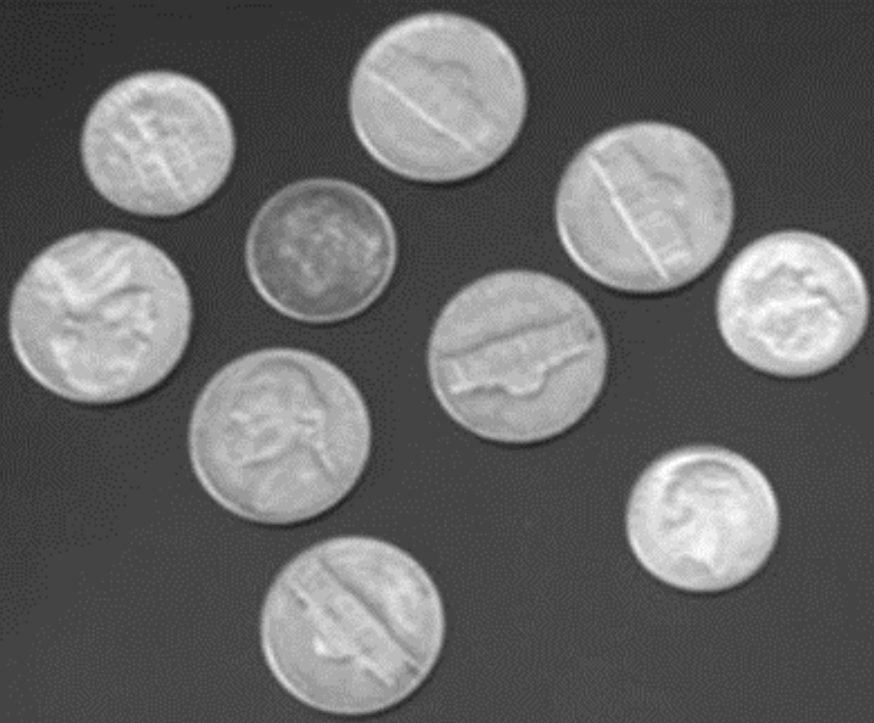
#> input picture dxy_vision/learn_opencv/11.数硬币/11.png, 874 x 723 px
$ python count_coins.py
#> lines starting #> are read from the running program, lines starting #| are printed output that depends on the picture; after the words box and inside, x2 and y2 are one past the last pixel; in counts of white or black regions, pixels touching at a corner belong together
import cv2
import numpy as np
img=cv2.imread('11.png',0)  #以灰度模式读取
#> img is the input picture: shape (723, 874); min 31, max 255, mean 103.5

ret, binary_image = cv2.threshold(img, 85, 255, cv2.THRESH_BINARY)
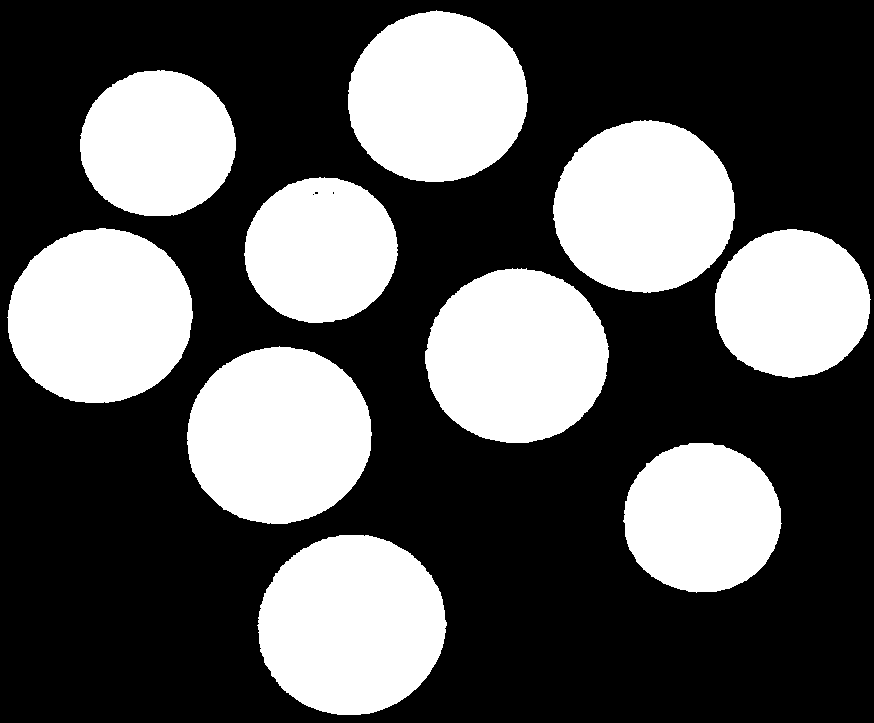
#> binary_image: shape (723, 874); 35.4% white; 10 white regions, largest, box (x1, y1, x2, y2) and area: (257, 535, 447, 715) 26610, (187, 346, 372, 524) 25725, (7, 228, 193, 403) 25382
cv2.imshow('pre_treat',binary_image)
#连通域  该函数返回四个值 num_labels表示连通域的总数（包括背景），
# labels是一个与输入图像大小相同的矩阵，
# 其中每个像素的值表示该像素所属的连通域标签，
# stats是一个包含每个连通域统计信息的矩阵，
# centroids是一个包含每个连通域重心坐标的矩阵
num_labels, labels, stats, centroids = cv2.connectedComponentsWithStats(binary_image, connectivity=8)
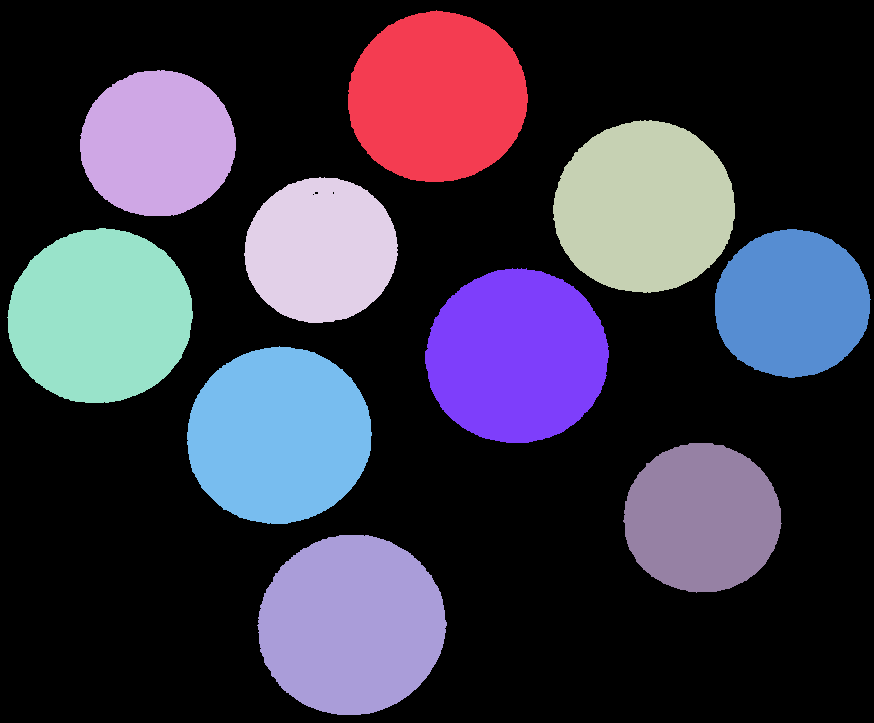
#> labels: shape (723, 874) int32; 11 distinct labels, from 0 to 10; one colour per label, 0 black
#> num_labels = 11; stats = [[0, 0, 874, 723, 408487], [348, 10, 180, 172, 24133], [80, 70, 156, 146, 17893], [553, 120, 182, 173, 24523], [244, 177, 154, 146, 17487], [7, 228, 186, 175, 25382], [715, 229, 156, 149, 18109], [425, 268, 184, 175, 25040], [187, 346, 185, 178, 25725], [623, 443, 159, 150, 18513], [257, 535, 190, 180, 26610]]; centroids = [[445, 376.9], [437, 96.85], [157.2, 143.2], [643.8, 206.9], [320.5, 249.9], [99.66, 315.9], [791.6, 303.4], [516.5, 355.9], [278.5, 435.1], [701.6, 517.7], [351.2, 624.7]]
#遍历每个连通域（从标签 1 开始，因为标签 0 表示背景），
# 获取其重心坐标，并使用cv2.circle函数在彩色图像上绘制红色圆点表示重心。
bk_img=cv2.cvtColor(binary_image,cv2.COLOR_GRAY2BGR)


#输出硬币个数 等于连通域数量减背景一个
coin_num=num_labels-1
#> coin_num = 10
print(f"硬币个数为: {coin_num}")
#| 硬币个数为: 10
colors = np.random.randint(0, 256, size=(num_labels, 3), dtype=np.uint8)
#> colors = [[172, 10, 127], [140, 47, 170], [196, 151, 117], [166, 22, 183], [192, 204, 33], [216, 67, 179], [78, 154, 251], [82, 162, 219], [195, 118, 125], [139, 103, 125], [229, 216, 9]]
colors[0] = [0, 0, 0]  # 背景颜色为黑色
bk_img= np.zeros((labels.shape[0], labels.shape[1], 3), dtype=np.uint8)
for label in range(num_labels):
    bk_img[labels == label] = colors[label]
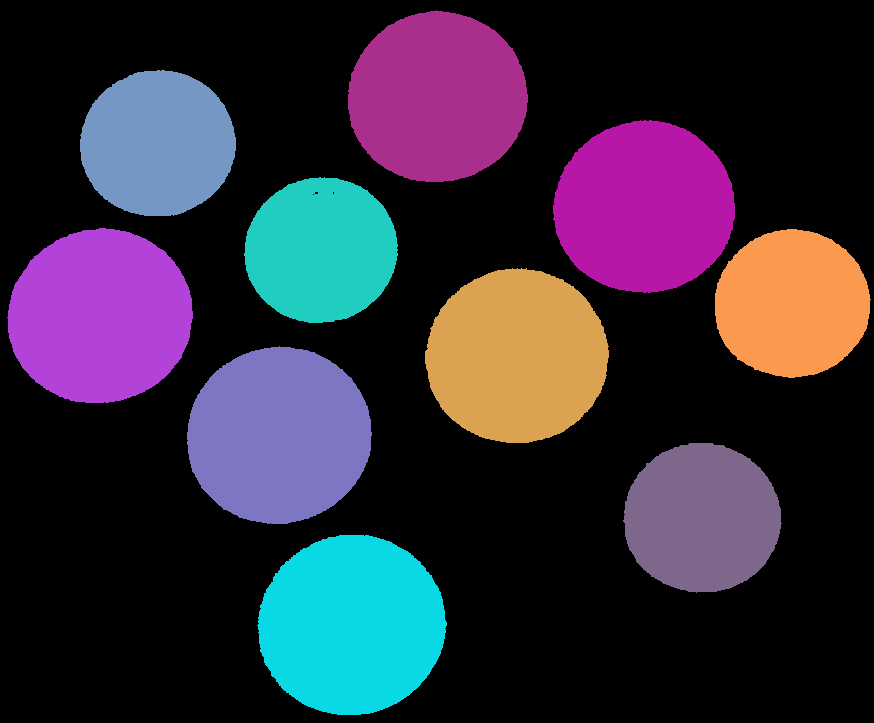
#> bk_img: shape (723, 874, 3); mean of channels 0, 1, 2 58.5, 43, 50; drawn as B, G, R
for i in range(1,num_labels):
    center_gravity_x=int(centroids[i][0])
    center_gravity_y=int(centroids[i][1])
    #centroids 是一个包含每个连通域重心坐标的二维数组。这个数组的每一行对应一个连通域，
    # 每一行有两个元素，分别代表该连通域重心的横坐标和纵坐标。
    cv2.circle(bk_img,(center_gravity_x,center_gravity_y),5,(0,0,255),-1)
#> this loop made 10 passes
#> (center_gravity_x, center_gravity_y) on passes 1 to 10: (436, 96), (157, 143), (643, 206), (320, 249), (99, 315), (791, 303), (516, 355), (278, 435), (701, 517), (351, 624)
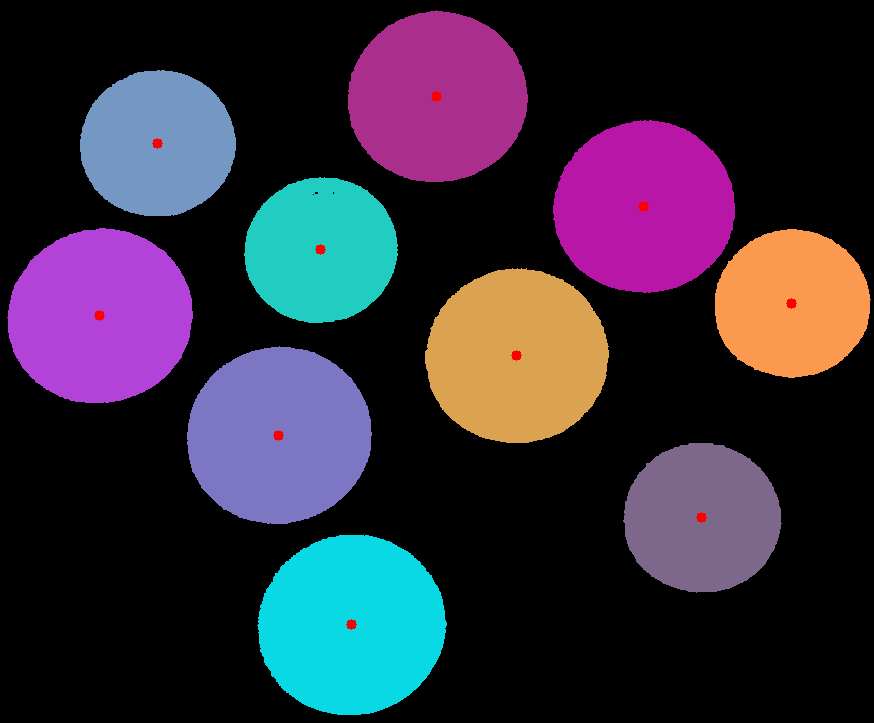
#> bk_img: shape (723, 874, 3); 0.13% of pixels changed, all inside (x1, y1, x2, y2) = (94, 91, 797, 630); drawn as B, G, R

cv2.imshow('counting',bk_img)
cv2.waitKey(0)
